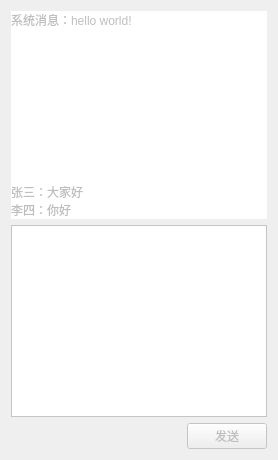
          <widget class="QWidget" name="stackedWidgetPage7">
           <layout class="QVBoxLayout" name="verticalLayout_61">
            <item>
             <widget class="QLabel" name="label_32">
              <property name="enabled">
               <bool>false</bool>
              </property>
              <property name="sizePolicy">
               <sizepolicy hsizetype="Expanding" vsizetype="Expanding">
                <horstretch>0</horstretch>
                <verstretch>0</verstretch>
               </sizepolicy>
              </property>
              <property name="styleSheet">
               <string notr="true">background-color: rgb(255, 255, 255);</string>
              </property>
              <property name="text">
               <string>系统消息：hello world!











张三：大家好
李四：你好</string>
              </property>
             </widget>
            </item>
            <item>
             <widget class="QTextEdit" name="textEdit">
              <property name="enabled">
               <bool>false</bool>
              </property>
              <property name="sizePolicy">
               <sizepolicy hsizetype="Expanding" vsizetype="Maximum">
                <horstretch>0</horstretch>
                <verstretch>0</verstretch>
               </sizepolicy>
              </property>
              <property name="styleSheet">
               <string notr="true">background-color: rgb(255, 255, 255);</string>
              </property>
             </widget>
            </item>
            <item>
             <widget class="QPushButton" name="pushButton_12">
              <property name="enabled">
               <bool>false</bool>
              </property>
              <property name="sizePolicy">
               <sizepolicy hsizetype="Fixed" vsizetype="Fixed">
                <horstretch>0</horstretch>
                <verstretch>0</verstretch>
               </sizepolicy>
              </property>
              <property name="layoutDirection">
               <enum>Qt::RightToLeft</enum>
              </property>
              <property name="text">
               <string>发送</string>
              </property>
             </widget>
            </item>
           </layout>
          </widget>
